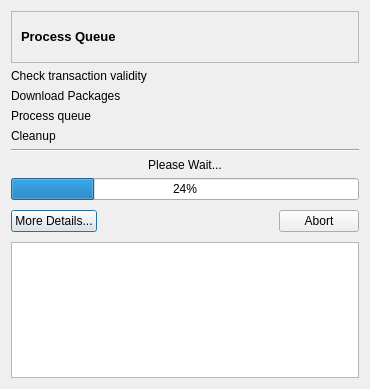
<ui version="4.0" >
 <class>transactionDialog</class>
 <widget class="QDialog" name="transactionDialog" >
  <property name="geometry" >
   <rect>
    <x>0</x>
    <y>0</y>
    <width>370</width>
    <height>389</height>
   </rect>
  </property>
  <property name="windowTitle" >
   <string>Processing Queue...</string>
  </property>
  <layout class="QGridLayout" >
   <item row="1" column="0" >
    <layout class="QGridLayout" >
     <item row="1" column="3" >
      <widget class="QLabel" name="checkTransaction" >
       <property name="text" >
        <string>Check transaction validity</string>
       </property>
      </widget>
     </item>
     <item row="2" column="3" >
      <widget class="QLabel" name="downloadPackages" >
       <property name="text" >
        <string>Download Packages</string>
       </property>
      </widget>
     </item>
     <item row="3" column="3" >
      <widget class="QLabel" name="processingQueue" >
       <property name="text" >
        <string>Process queue</string>
       </property>
      </widget>
     </item>
     <item row="4" column="3" >
      <widget class="QLabel" name="cleaningUp" >
       <property name="text" >
        <string>Cleanup</string>
       </property>
      </widget>
     </item>
     <item row="1" column="4" >
      <widget class="QLabel" name="transLabel" >
       <property name="sizePolicy" >
        <sizepolicy vsizetype="Fixed" hsizetype="Fixed" >
         <horstretch>0</horstretch>
         <verstretch>0</verstretch>
        </sizepolicy>
       </property>
       <property name="text" >
        <string/>
       </property>
       <property name="pixmap" >
        <pixmap resource="qtpacman.qrc" >:/Icons/icons/view-history.png</pixmap>
       </property>
       <property name="scaledContents" >
        <bool>true</bool>
       </property>
      </widget>
     </item>
     <item row="3" column="4" >
      <widget class="QLabel" name="processLabel" >
       <property name="sizePolicy" >
        <sizepolicy vsizetype="Fixed" hsizetype="Fixed" >
         <horstretch>0</horstretch>
         <verstretch>0</verstretch>
        </sizepolicy>
       </property>
       <property name="text" >
        <string/>
       </property>
       <property name="pixmap" >
        <pixmap resource="qtpacman.qrc" >:/Icons/icons/view-history.png</pixmap>
       </property>
       <property name="scaledContents" >
        <bool>true</bool>
       </property>
      </widget>
     </item>
     <item row="4" column="4" >
      <widget class="QLabel" name="cleanUpLabel" >
       <property name="sizePolicy" >
        <sizepolicy vsizetype="Fixed" hsizetype="Fixed" >
         <horstretch>0</horstretch>
         <verstretch>0</verstretch>
        </sizepolicy>
       </property>
       <property name="text" >
        <string/>
       </property>
       <property name="pixmap" >
        <pixmap resource="qtpacman.qrc" >:/Icons/icons/view-history.png</pixmap>
       </property>
       <property name="scaledContents" >
        <bool>true</bool>
       </property>
      </widget>
     </item>
     <item row="2" column="4" >
      <widget class="QLabel" name="dlLabel" >
       <property name="text" >
        <string/>
       </property>
       <property name="pixmap" >
        <pixmap resource="qtpacman.qrc" >:/Icons/icons/view-history.png</pixmap>
       </property>
      </widget>
     </item>
    </layout>
   </item>
   <item row="2" column="0" >
    <widget class="Line" name="line" >
     <property name="orientation" >
      <enum>Qt::Horizontal</enum>
     </property>
    </widget>
   </item>
   <item row="4" column="0" >
    <widget class="QProgressBar" name="progressBar" >
     <property name="value" >
      <number>24</number>
     </property>
    </widget>
   </item>
   <item row="5" column="0" >
    <layout class="QHBoxLayout" >
     <item>
      <widget class="QPushButton" name="showDetails" >
       <property name="text" >
        <string>More Details...</string>
       </property>
       <property name="checkable" >
        <bool>true</bool>
       </property>
       <property name="checked" >
        <bool>false</bool>
       </property>
      </widget>
     </item>
     <item>
      <spacer>
       <property name="orientation" >
        <enum>Qt::Horizontal</enum>
       </property>
       <property name="sizeHint" >
        <size>
         <width>71</width>
         <height>30</height>
        </size>
       </property>
      </spacer>
     </item>
     <item>
      <widget class="QPushButton" name="abortTr" >
       <property name="text" >
        <string>Abort</string>
       </property>
      </widget>
     </item>
    </layout>
   </item>
   <item row="3" column="0" >
    <widget class="QLabel" name="actionDetail" >
     <property name="sizePolicy" >
      <sizepolicy vsizetype="Maximum" hsizetype="Preferred" >
       <horstretch>0</horstretch>
       <verstretch>0</verstretch>
      </sizepolicy>
     </property>
     <property name="text" >
      <string>Please Wait...</string>
     </property>
     <property name="alignment" >
      <set>Qt::AlignCenter</set>
     </property>
    </widget>
   </item>
   <item row="0" column="0" >
    <widget class="QFrame" name="frame" >
     <property name="sizePolicy" >
      <sizepolicy vsizetype="Maximum" hsizetype="Minimum" >
       <horstretch>0</horstretch>
       <verstretch>0</verstretch>
      </sizepolicy>
     </property>
     <property name="frameShape" >
      <enum>QFrame::StyledPanel</enum>
     </property>
     <property name="frameShadow" >
      <enum>QFrame::Sunken</enum>
     </property>
     <layout class="QGridLayout" >
      <item row="0" column="0" >
       <widget class="QLabel" name="label_5" >
        <property name="text" >
         <string>&lt;html>&lt;head>&lt;meta name="qrichtext" content="1" />&lt;style type="text/css">
p, li { white-space: pre-wrap; }
&lt;/style>&lt;/head>&lt;body style=" font-family:'Sans Serif'; font-size:10pt; font-weight:400; font-style:normal;">
&lt;p style=" margin-top:0px; margin-bottom:0px; margin-left:0px; margin-right:0px; -qt-block-indent:0; text-indent:0px;">&lt;span style=" font-weight:600;">Process Queue&lt;/span>&lt;/p>&lt;/body>&lt;/html></string>
        </property>
       </widget>
      </item>
      <item row="0" column="1" >
       <widget class="QLabel" name="label_6" >
        <property name="sizePolicy" >
         <sizepolicy vsizetype="Maximum" hsizetype="Maximum" >
          <horstretch>0</horstretch>
          <verstretch>0</verstretch>
         </sizepolicy>
        </property>
        <property name="minimumSize" >
         <size>
          <width>32</width>
          <height>32</height>
         </size>
        </property>
        <property name="maximumSize" >
         <size>
          <width>32</width>
          <height>32</height>
         </size>
        </property>
        <property name="text" >
         <string/>
        </property>
        <property name="pixmap" >
         <pixmap resource="qtpacman.qrc" >:/Icons/icons/edit-redo.png</pixmap>
        </property>
        <property name="scaledContents" >
         <bool>true</bool>
        </property>
       </widget>
      </item>
     </layout>
    </widget>
   </item>
   <item row="6" column="0" >
    <widget class="QTextEdit" name="textEdit" >
     <property name="enabled" >
      <bool>true</bool>
     </property>
    </widget>
   </item>
  </layout>
 </widget>
 <resources>
  <include location="qtpacman.qrc" />
 </resources>
 <connections>
  <connection>
   <sender>showDetails</sender>
   <signal>toggled(bool)</signal>
   <receiver>textEdit</receiver>
   <slot>setVisible(bool)</slot>
   <hints>
    <hint type="sourcelabel" >
     <x>71</x>
     <y>227</y>
    </hint>
    <hint type="destinationlabel" >
     <x>184</x>
     <y>316</y>
    </hint>
   </hints>
  </connection>
 </connections>
</ui>
